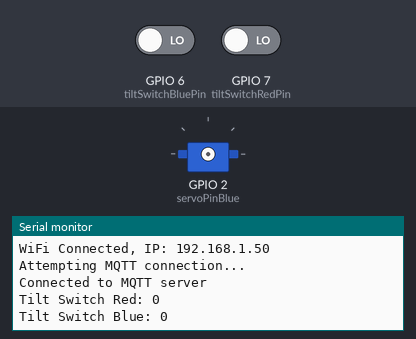
A sketch run on a simulated ESP8266 (NodeMCU). Parts: servo, the last lines printed to the serial monitor. Inputs (shaded band) come from the test bench; at power-on: GPIO 6 (tiltSwitchBluePin) LOW, GPIO 7 (tiltSwitchRedPin) LOW. WiFi joins after 1.5 s; servers stay silent unless stated; no MQTT or app messages arrive unless stated.

Above: at 2.7 s.
2.8 s: GPIO 6 (tiltSwitchBluePin) driven HIGH and GPIO 7 (tiltSwitchRedPin) driven HIGH
At 11.73 s:
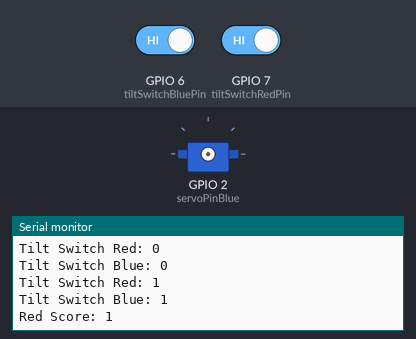
At 61.7 s:
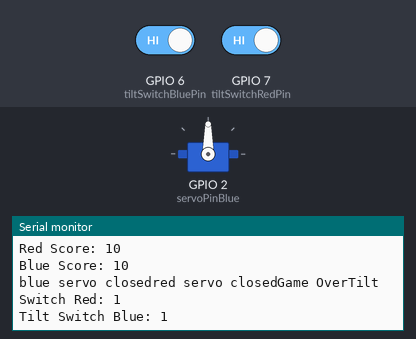

Measured:
- after the input at 2.8 s, the serial monitor: prints a new line after 3.8 s (image 1)

The sketch:

fussballv1.ino
```cpp
#include <ArduinoJson.h>
#include <ESP8266WiFi.h>
#include <PubSubClient.h>
#include <Servo.h>

WiFiClient espClient;
PubSubClient client(espClient);

// Wifi Settings
const char* ssid = "OpenWrt";
const char* pass = "12341234";
const char* mqtt_serv = "172.16.1.57";
const char* client_id = "fussball";

// The Score Variable
int redscore = 0;
int bluescore = 0;

// Servo Pins
Servo myservo;
int servoPinRed = 3;
int servoPinBlue = 2;

// Tilt Variables
int tiltSwitchRedPin = 7;
int tiltSwitchBluePin = 6;
bool tiltSwitchRedState = LOW;
bool tiltSwitchBlueState = LOW;


void setup() {
    Serial.begin(9600);
    while (!Serial);
    Serial.println("");
    Serial.print("Connecting to: ");
    Serial.println(ssid);

    WiFi.begin(ssid, pass);
    int i = 0;
    while (WiFi.status() != WL_CONNECTED) {
        delay(500);
        Serial.print(++i);
        Serial.print(" ");
    }
    Serial.println("");
    Serial.print("WiFi Connected, IP: ");
    Serial.println(WiFi.localIP());

    client.setServer(mqtt_serv, 1883);
}

void loop() {
    // Calls reconect loop if disconected from wifi or mqqt server
    if (!client.connected()) {
        reconnect();
    }

    int tiltRed = digitalRead(tiltSwitchRedPin);
    int tiltBlue = digitalRead(tiltSwitchBluePin);

    Serial.print("Tilt Switch Red: ");
    Serial.println(tiltRed);
    Serial.print("Tilt Switch Blue: ");
    Serial.println(tiltBlue);

    delay(5000);

    if (tiltRed == HIGH) {
        redscore += 1;
        Serial.print("Red Score: ");
        Serial.println(redscore);
        delay(200);
    }
    if (tiltBlue == HIGH) {
        bluescore += 1;
        Serial.print("Blue Score: ");
        Serial.println(bluescore);
        delay(200);
    }

    // Create a JSON document
    StaticJsonDocument<80> jsonDoc;
    jsonDoc["redscore"] = redscore;
    jsonDoc["bluescore"] = bluescore;

    // Serialize JSON to a string
    char jsonStr[80];
    serializeJson(jsonDoc, jsonStr);

    // Publish the JSON message to MQTT
    client.publish("scores", jsonStr);

    // Closes blue side servo if they get 9 points
    if (bluescore > 9) {
        myservo.attach(servoPinBlue);
        myservo.write(90);
        Serial.print("blue servo closed");

    }

    // Closes blue side servo if they get 9 points
    if (redscore > 9) {
        myservo.attach(servoPinRed);
        myservo.write(90);
        Serial.print("red servo closed");

    }

    // Closes both servos when either player gets 10 and ends the game.
    if (bluescore == 10 || redscore == 10) {
        myservo.attach(servoPinRed);
        myservo.write(90);
        myservo.attach(servoPinBlue);
        myservo.write(90);
        redscore = 0;
        bluescore = 0;
        Serial.print("Game Over");
    }

}


// This void reconnects to mqqt server when it looses connection
// Note this is not the item that reconnects to wifi the ESP8266 library itegrates that feature
void reconnect() {
    while (!client.connected()) {
        Serial.println("Attempting MQTT connection...");
        if (client.connect(client_id)) {
            Serial.println("Connected to MQTT server");
            // Subscribe to MQTT topics here if needed
        } else {
            Serial.print("Connection to MQTT server failed, rc=");
            Serial.print(client.state());
            Serial.println(" Retrying in 5 seconds...");
            delay(5000);
        }
    }
}

//Made by Bowyn Rosch 2023-2024 With Blood Sweat and alot of hair pulling! Thanks Barns!
```
